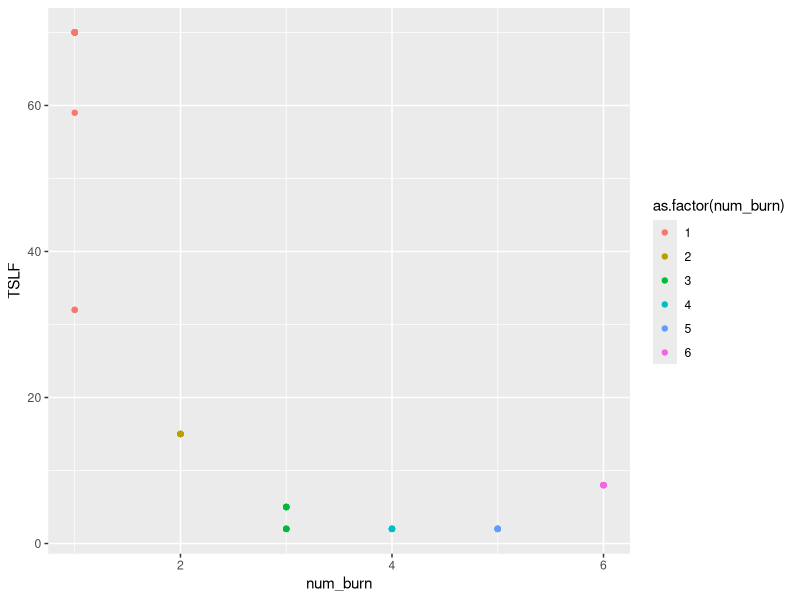
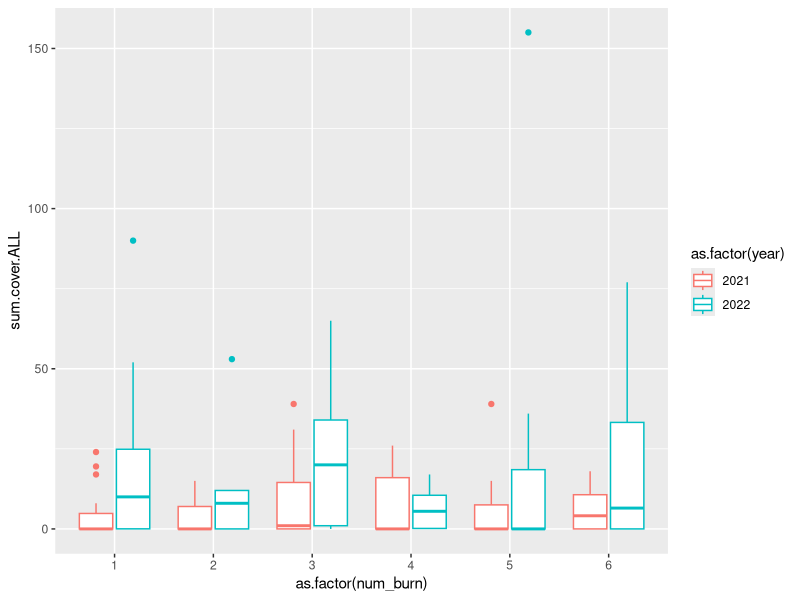

Recreate these plots in R, in order. (Note: this script raises an error after producing the figures.)

library(ggplot2)
library(tidyverse)
library(dplyr)


plot.description_LNU <- read.csv("data/clean/LNU_plot_description_CLEAN.csv")
shrub_cover_ALL_final <- read.csv("data/clean/shrub_TOTAL_cover.csv")

plot.description_LNU %>% 
  ggplot(aes(x=num_burn, y= TSLF,
             color = as.factor(num_burn)))+
  geom_point()

shrubcover_LNU <- left_join(shrub_cover_ALL_final, 
                          plot.description_LNU, by="PlotID")

shrubcover_LNU %>% 
  filter(spp == "ADFA") %>% 
  ggplot(aes(x=as.factor(num_burn), y=sum.cover.ALL,
             color = as.factor(year)))+
  geom_boxplot()


shrubcover_mean <- shrubcover_LNU %>% 
  group_by(PlotID, year) %>% 
  dplyr::summarise(mean_diam_mm = mean(Mean_diam),
                   sd = sd(Mean_diam),
                   n_obs = n(),
                   se = sd/sqrt(n_obs),
                   max_diam_mm = max(Mean_diam))

severity_LNU_clean <- left_join(severity_LNU_clean, 
                                plot.description_LNU, by="PlotID")

sevdata <- ddply(severity_LNU_clean, c("num_burn"),
                 summarise,
                 N = sum(!is.na(mean_diam_mm)),
                 mean_diam_mm_avg = mean(mean_diam_mm, na.rm=TRUE),
                 sd= sd(mean_diam_mm, na.rm = TRUE),
                 se = sd/sqrt(N),
                 cv = 100*sd/mean_diam_mm_avg,
                 
                 max = mean(max_diam_mm, na.rm = TRUE),
                 sd_max = sd(max_diam_mm, na.rm = TRUE),
                 se_max = sd_max/sqrt(N),
                 cv_max = 100*sd_max/max
) 